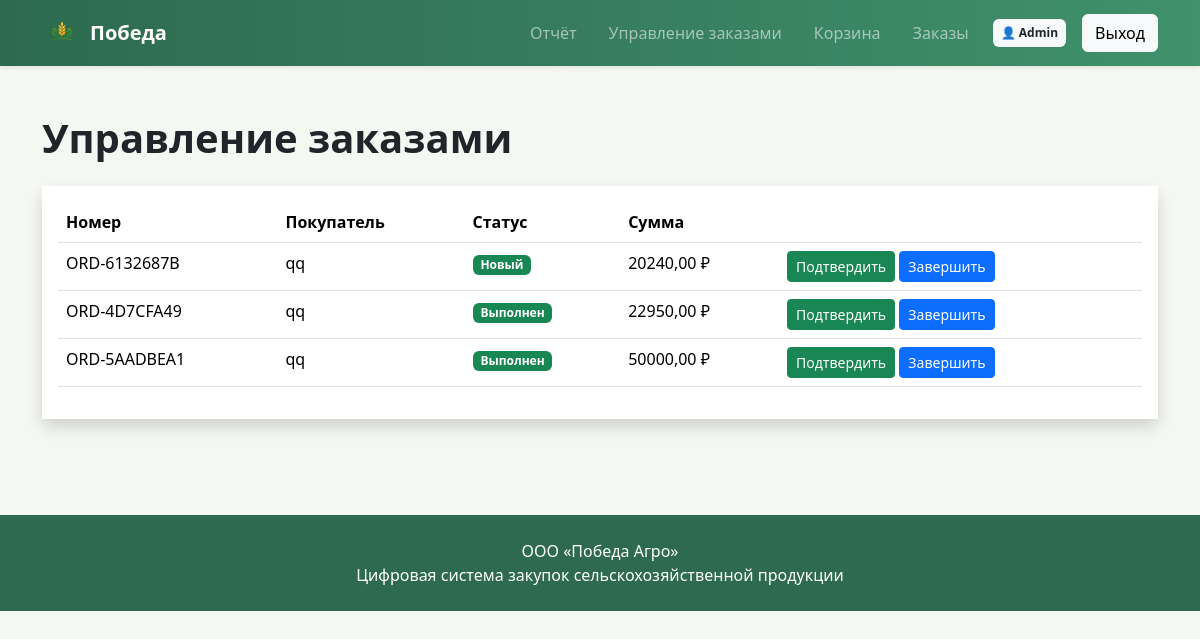
/orders/manage/ (signed in), run on the app's committed database.
### orders/models.py (models this page shows, shortened)
class Order(models.Model):
    STATUS_CHOICES = (
        ('new', 'Новый'),
        ('confirmed', 'Подтвержден'),
        ('in_progress', 'В производстве'),
        ('ready', 'Готов'),
        ('completed', 'Выполнен'),
        ('cancelled', 'Отменён'),
    )
    buyer = models.ForeignKey(
        User,
        on_delete=models.CASCADE
    )
    order_number = models.CharField(
        max_length=50,
        unique=True
    )
    status = models.CharField(
        max_length=20,
        choices=STATUS_CHOICES,
        default='new'
    )
    total_amount = models.DecimalField(
        max_digits=12,
        decimal_places=2,
        default=0
    )
    comment = models.TextField(
        blank=True
    )
    created_at = models.DateTimeField(
        auto_now_add=True
    )
    updated_at = models.DateTimeField(
        auto_now=True
    )

### orders/views.py (the view)
@login_required
def manage_orders(request):
    profile = request.user.companyprofile
    if profile.role == 'consumer':
        return redirect('/')
    orders = Order.objects.all().order_by(
        '-created_at'
    )
    return render(
        request,
        'orders/manage_orders.html',
        {
            'orders': orders
        }
    )

### templates/orders/manage_orders.html
{% extends 'base.html' %}
{% block content %}
<h1 class="fw-bold mb-4">
Управление заказами
</h1>
<div class="card border-0 shadow">
<div class="card-body">
<table class="table table-hover">
<tr>
<th>Номер</th>
<th>Покупатель</th>
<th>Статус</th>
<th>Сумма</th>
<th></th>
</tr>
{% for order in orders %}
<tr>
<td>
{{ order.order_number }}
</td>
<td>
{{ order.buyer.username }}
</td>
<td>
<span class="badge bg-success">
{{ order.get_status_display }}
</span>
</td>
<td>
{{ order.total_amount }} ₽
</td>
<td>
<a
href="{% url 'change_order_status' order.id 'confirmed' %}"
class="btn btn-sm btn-success">
Подтвердить
</a>
<a
href="{% url 'change_order_status' order.id 'completed' %}"
class="btn btn-sm btn-primary">
Завершить
</a>
</td>
</tr>
{% endfor %}
</table>
</div>
</div>
{% endblock %}

### templates/base.html (shortened to what this page needs)
<!DOCTYPE html>
<html lang="ru">
<head>
    {% load static %}
    <link rel="stylesheet"
      href="{% static 'css/style.css' %}">
    <link href="https://cdn.jsdelivr.net/npm/bootstrap@5.3.3/dist/css/bootstrap.min.css"
          rel="stylesheet">
</head>
<body style="
background:#f4f7f2;
min-height:100vh;
">
<nav class="navbar navbar-expand-lg navbar-dark shadow-sm"
     style="background:linear-gradient(90deg,#2d6a4f,#40916c);">
    <div class="container">
        <a class="navbar-brand fw-bold d-flex align-items-center"
           href="/">
            <img src="{% static 'images/logo.png' %}"
                 height="40"
                 class="me-2">
            Победа
        </a>
        <div class="ms-auto">
            <ul class="navbar-nav align-items-center">
                {% if user.is_authenticated %}
                {% if user.companyprofile.role != 'consumer' %}
                <li class="nav-item me-3">
                    <a class="nav-link" href="{% url 'dashboard' %}">
                        Отчёт
                    </a>
                </li>
                <li class="nav-item me-3">
                    <a class="nav-link"
                       href="{% url 'manage_orders' %}">
                        Управление заказами
                    </a>
                </li>
                {% endif %}
                <li class="nav-item me-3">
                    <a class="nav-link"
                       href="{% url 'cart' %}">
                        Корзина
                    </a>
                </li>
                <li class="nav-item me-3">
                    <a class="nav-link"
                       href="{% url 'my_orders' %}">
                        Заказы
                    </a>
                </li>
                <li class="nav-item me-3">
                    <a
                            href="{% url 'profile' %}"
                            class="badge bg-light text-dark p-2 text-decoration-none">
                            👤 {{ user.username }}
                    </a>
                </li>
                <li class="nav-item">
                    <form method="post"
                          action="{% url 'logout' %}">
                        <button
                                class="btn btn-light">
                            Выход
                        </button>
                    </form>
                </li>
                {% endif %}
            </ul>
        </div>
    </div>
</nav>
<div class="container py-5">
    {% block content %}
    {% endblock %}
</div>
<footer
        class="mt-5 py-4 text-center text-white"
        style="
        background:#2d6a4f;
        ">
    <div class="container">
        ООО «Победа Агро»
        <br>
        Цифровая система закупок
        сельскохозяйственной продукции
    </div>
</footer>
</body>
</html>

### static/css/style.css (style rules this page uses)
.card { border-radius:20px; }
.btn { border-radius:12px; }
.navbar { backdrop-filter:blur(10px); }
.badge { border-radius:12px; }
.btn-success { background:#2d6a4f; border:none; }
.card { transition:0.3s; }
.table { vertical-align:middle; }
.card-body { background:white; }
h1,h2,h3,h4,h5 { color:#1b4332; }

### data on the page
Order: order_number "ORD-6132687B", buyer.username "qq", status "Новый", total_amount "20240,00"
Order: order_number "ORD-4D7CFA49", buyer.username "qq", status "Выполнен", total_amount "22950,00"
Order: order_number "ORD-5AADBEA1", buyer.username "qq", status "Выполнен", total_amount "50000,00"

### other printed values
{{ user.username }} "Admin"
